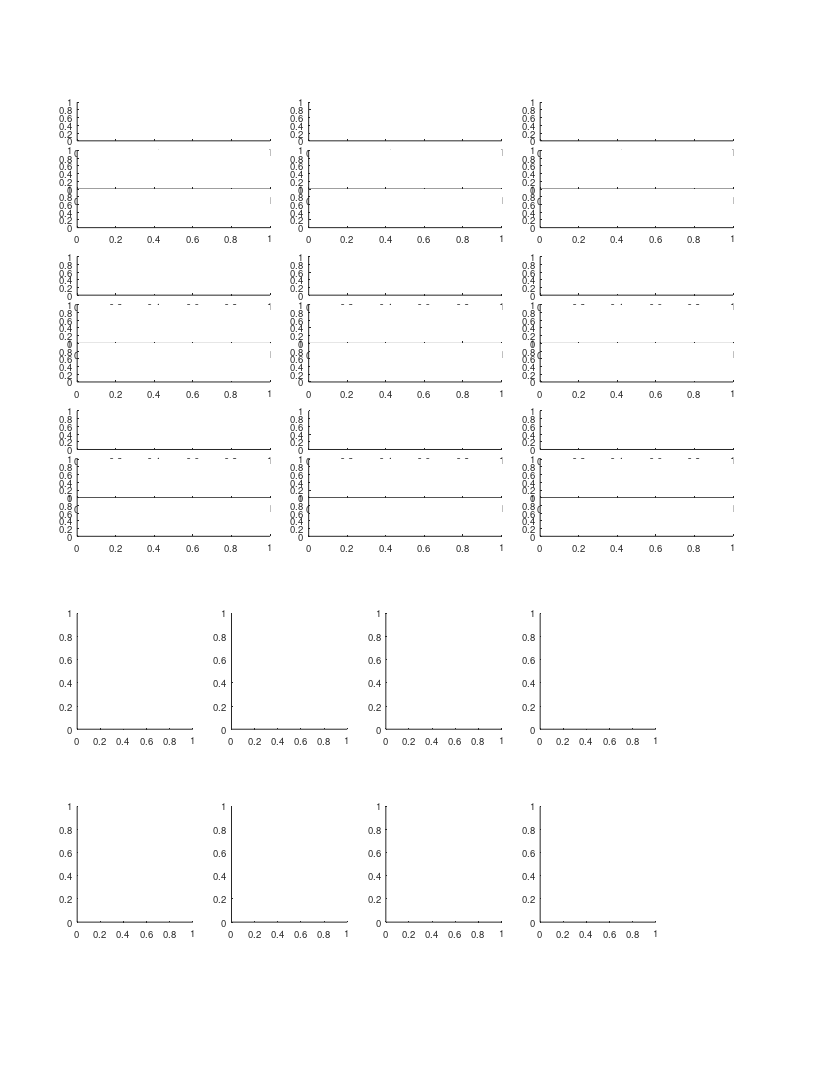

Source code (MATLAB): (Note: this script raises an error after producing the figure.)
%% Large Scale - fig 2 - Behavioral and neural recordings from bats fliying over large spatial scales.

%%
clear 
clc

%% define output files
res_dir = 'L:\paper_figures';
mkdir(res_dir)
fig_name_str = 'fig_2';
fig_caption_str = 'Multi-scale spatial coding with many fields in individual dorsla-CA1 neurons';
log_name_str = [fig_name_str '_log_file' '.txt'];
log_name_str = strrep(log_name_str , ':', '-');
log_name_str = strrep(log_name_str , ' ', '_');
log_name_out = fullfile(res_dir, log_name_str);

%% open log file
diary off
diary(log_name_out)
diary on
disp('Log file');
disp(['created: ', datestr(clock)]);
disp('======================================================');
disp([fig_name_str ':' fig_caption_str]);
disp('======================================================');
disp('');


%% create figure
% figure_size_cm = [21.0 29.7]; % ~A4
figure_size_cm = [21.6 27.9]; % ~US letter
figure ;
% Some WYSIWYG options:
set(gcf,'DefaultAxesFontSize',7);
set(gcf,'DefaultAxesFontName','helvetica');
set(gcf,'DefaultAxesUnits','centimeters');
set(gcf,'PaperType','usletter')
% set(gcf,'PaperType','<custom>');
set(gcf,'PaperUnits','centimeters','PaperPosition',[0 0 figure_size_cm]);
set(gcf,'PaperOrientation','portrait');
set(gcf,'Units','centimeters','Position',get(gcf,'paperPosition')+[0 0 0 0]); % position on screen...
set(gcf, 'Renderer', 'painters');

pause(0.2); % workaround to solve matlab automatically changing the axes positions...

%% create panels
panel_A_size_raster = [5 1];
panel_A_size_FR_map = [5 1];
panel_A_pos = [2 14];
panel_A = [];
for ii=1:3
    for jj=1:3
        offset_x = (ii-1)*6;
        offset_y = (jj-1)*4;
        offset = panel_A_pos + [offset_x offset_y];
        panel_A(ii,jj,1) = axes('position', [offset+[0 2.25] panel_A_size_FR_map]);
        panel_A(ii,jj,2) = axes('position', [offset+[0 1   ] panel_A_size_raster]);
        panel_A(ii,jj,3) = axes('position', [offset+[0 0   ] panel_A_size_raster]);
    end
end
% panel_A = permute(panel_A,[2 1 3]);
panel_A = panel_A(:,3:-1:1,:);
panel_A = reshape(panel_A,[9 3]);

panel_BCDE_size = [3 3];
panel_B = axes('position', [ 2  9 panel_BCDE_size ]);
panel_C = axes('position', [ 6  9 panel_BCDE_size ]);
panel_D = axes('position', [10  9 panel_BCDE_size ]);
panel_E = axes('position', [14  9 panel_BCDE_size ]);

panel_FGH_size = [3 3];
panel_F = axes('position', [2   4 panel_FGH_size ]);
panel_G = axes('position', [6   4 panel_FGH_size ]);
panel_H = axes('position', [10  4 panel_FGH_size ]);
panel_I = axes('position', [14  4 3 3]);

%%
prm = PARAMS_GetAll();

%% FR map + rasters - 9 examples
cell_examples = {
'b0079_d160928_TT2_SS01';
'b0034_d180312_TT4_SS01';
'b0034_d180312_TT3_SS02';
'b0148_d170718_TT4_SS03';
'b0148_d170608_TT4_SS01';
'b0079_d160925_TT2_SS03';
'b0148_d170626_TT4_SS01';
'b0034_d180310_TT4_SS04';
'b0034_d180310_TT4_SS04';
};
for ii_cell = 1:9
    cell_ID = cell_examples{ii_cell};
    cell = cell_load_data(cell_ID,'details','FR_map','fields','stats','FE');
    c = prm.graphics.colors.flight_directions;
    
    % map+fields
    axes(panel_A(ii_cell, 1));
    maps=[cell.FR_map.all];
    x = maps(1).bin_centers;
    y = cat(1,maps.PSTH);
    h=plot(x,y);
    [h.Color] = disperse(c);
    box off
    h=gca;
    h.TickDir = 'out';
    h.XTick = [];
    m = round(max(y(:)));
    h.YTick = [0 m];
    h.YLim = [0 m+1];
    h.XLim = [0 200];
    
    % fields
    for ii_dir=1:2
        fields = cell.fields{ii_dir};
        if isfield(fields,'in_low_speed_area')
            fields([fields.in_low_speed_area])=[];
        end
        for ii_field = 1:length(fields)
            dir_offsets = [-0.1 -0.2];
            [xaf,yaf] = ds2nfu(fields(ii_field).edges_prc, repelem(dir_offsets(ii_dir)*range(h.YLim),2));
            annotation('line',xaf,yaf,'Linewidth', 2, 'Color', c{ii_dir});
        end
    end
    
    % cell details
    text(1,1.05,...
        sprintf('%.1f    %.1f',...
                cell.stats.all.field_largest,...
                cell.stats.all.field_smallest),...
        'Units','normalized','HorizontalAlignment','right','VerticalAlignment','bottom','FontSize',7);
    
    % rasters
    FEs = [cell.FE];
    for ii_dir=1:2
        axes(panel_A(ii_cell, ii_dir+1));
        FE = FEs{ii_dir};
        x = [FE.spikes_pos];
%         y = [FE.spikes_ts];
        [FE.number2] = disperse(1:length(FE));
        y = arrayfun(@(FE)(FE.number2*ones(1,FE.num_spikes)),FE,'UniformOutput',0);
        y = [y{:}];
        plot(x,y,'.','Color',c{ii_dir},'MarkerSize',0.05);
        box off
        h=gca;
        h.YTick = [0 max(y)];
        h.XLim = [0 200];
        switch ii_dir
            case 1
                h.XTick = [];
            case 2
                h.XTick = 0:50:200;
                h.XRuler.TickLabelGapOffset = -2;
                h.TickDir = 'out';
        end
        
    end
end

axes(panel_A(1, 1));
text(-0.15,1.15, 'A', 'Units','normalized','FontWeight','bold');



% % % % % % % % % % % % % % % % % % % % % % % % % % % % % % % % % % % % % % 
%% load population data
prm = PARAMS_GetAll();
cells_t = DS_get_cells_summary();
bats = [79,148,34,9861,2289];
cells_t(~ismember(cells_t.bat, bats ),:) = [];
cells = cellfun(@(c)(cell_load_data(c,'details')), cells_t.cell_ID, 'UniformOutput',0);
cells = [cells{:}];
cells = [cells.details];
cells(~contains({cells.brain_area}, 'CA1')) = [];
cells(~ismember([cells.ClusterQuality], [2])) = [];
cells = cellfun(@(c)(cell_load_data(c,'details','stats')), {cells.cell_ID}, 'UniformOutput',0);
cells = [cells{:}];
cells_details = [cells.details];
cells_ID = {cells_details.cell_ID};
stats = [cells.stats];
stats = [stats.all];
cells_ID([stats.meanFR_all]>prm.inclusion.interneuron_FR_thr)=[];
clear cells stats cells_details cells_t
cells = cellfun(@(c)(cell_load_data(c,'details','stats','meanFR','stats','inclusion','signif','fields','FR_map')), cells_ID, 'UniformOutput',0);
cells = [cells{:}];

%%
axes(panel_B);
hold on
text(-0.15,1.15, 'B', 'Units','normalized','FontWeight','bold');
nFields = nan(2,length(cells));
for ii_dir = 1:2
    for ii_cell = 1:length(cells)
        cell = cells(ii_cell);
        if ~cell.signif(ii_dir).TF
            continue;
        end
        nFields(ii_dir,ii_cell) = cell.stats.dir(ii_dir).field_num;
    end
    h = histogram(nFields(ii_dir,:));
    h.FaceColor = prm.graphics.colors.flight_directions{ii_dir};
end
xlabel({'No. of fields';'per direction'})
ylabel('count')

%%
axes(panel_C);
hold on
text(-0.15,1.15, 'C', 'Units','normalized','FontWeight','bold');
fields_size = [];
for ii_dir = 1:2
    for ii_cell = 1:length(cells)
        cell = cells(ii_cell);
        if ~cell.signif(ii_dir).TF
            continue;
        end
        fields = cell.fields{ii_dir};
        fields_size = [fields_size fields.width_prc];
    end
end
h = histogram(fields_size );
h.FaceColor = 0.5*[1 1 1];
xlabel('Field Size (m)')
ylabel('count')

%%
% figure
axes(panel_D);
hold on
text(-0.15,1.15, 'D', 'Units','normalized','FontWeight','bold');
LS_field_size = nan(2,length(cells));
for ii_cell = 1:length(cells)
    cell = cells(ii_cell);
    if ~all([cell.signif.TF])
        continue;
    end
    LS_field_size(1,ii_cell) = cell.stats.all.field_smallest;
    LS_field_size(2,ii_cell) = cell.stats.all.field_largest;
end
LS_field_size(:,any(isnan(LS_field_size))) = [];
% plot(SL_size,'.-')
% hv = violinplot(LS_field_size',{'Smallest field','Largest field'});
hv = violinplot(LS_field_size');
ha=gca;
ylimits = ha.YLim;
ha.XTickLabel = {};
text([1 2],repelem(ylimits(1)-0.04*diff(ylimits),2),{{'Smallest';'field'},{'Largest';'field'}},...
    'HorizontalAlignment','center','VerticalAlignment','top','FontSize',7);
hs = [hv.ScatterPlot];
[hs.SizeData] = disperse([20 20]);
% xlabel('')
ylabel('Field size (m)')

%%
axes(panel_E);
hold on
text(-0.15,1.15, 'E', 'Units','normalized','FontWeight','bold');
LS_field_ratio_all = nan(1,length(cells));
LS_field_ratio_dir = nan(2,length(cells));
for ii_cell = 1:length(cells)
    cell = cells(ii_cell);
    if ~isempty(cell.stats.all.field_ratio_LS)
        LS_field_ratio_all(ii_cell) = cell.stats.all.field_ratio_LS;
    end
    LS_field_ratio_dir(:,ii_cell) = [cell.stats.dir.field_ratio_LS];
end
LS_field_ratio_dir = LS_field_ratio_dir(:);
LS_field_ratio_dir(isnan(LS_field_ratio_dir)) = [];
LS_field_ratio_all(isnan(LS_field_ratio_all)) = [];
edges = linspace(1,ceil(max(max(LS_field_ratio_all))),9);
clear h
h(1) = histogram(LS_field_ratio_dir);
h(2) = histogram(LS_field_ratio_all);
h(1).BinEdges = edges;
h(2).BinEdges = edges;
% h(1).BinLimits = [1 h(1).BinLimits([2])];
% h(2).BinLimits = [1 h(2).BinLimits([2])];
% h(1).NumBins = 15;
% h.FaceColor = prm.graphics.colors.flight_directions{ii_dir};
% legend({'per cell';'per direction'})
xlabel('Ratio largest/smallest field')
ylabel('Count')

%%
signif = arrayfun(@(x)(x.TF), cat(1,cells.signif));
SI = arrayfun(@(x)([x.dir.SI_bits_spike]), cat(1,cells.stats),'UniformOutput',0);
sparsity = arrayfun(@(x)([x.dir.sparsity]), cat(1,cells.stats),'UniformOutput',0);
SI = cat(1,SI{:});
SI(signif) = nan;
SI = SI(:);
SI(isnan(SI)) = [];
sparsity = cat(1,sparsity{:});
sparsity (signif) = nan;
sparsity = sparsity(:);
sparsity(isnan(sparsity)) = [];

%%
axes(panel_F);
hold on
text(-0.15,1.15, 'F', 'Units','normalized','FontWeight','bold');
h = histogram(SI);
xlabel('Spatial information (bits/spike)')
ylabel('Count')

%%
axes(panel_G);
hold on
text(-0.15,1.15, 'G', 'Units','normalized','FontWeight','bold');
h = histogram(sparsity);
xlabel('sparsity')
ylabel('Count')

%%
axes(panel_H);
hold on
text(-0.15,1.15, 'H', 'Units','normalized','FontWeight','bold');
maps_dir_corr = [];
for ii_cell = 1:length(cells)
        cell = cells(ii_cell);
        maps_dir_corr(ii_cell) = corr(...
             cell.FR_map(1).all.PSTH',...
             cell.FR_map(2).all.PSTH','rows', 'complete');
end
% maps_dir_corr(~all(signif')) = [];
h = histogram(maps_dir_corr);
xlabel('map correlation')
ylabel('Count')

%%
axes(panel_I);
hold on
text(-0.15,1.15, 'I', 'Units','normalized','FontWeight','bold');
distances_all = [];
field_size_diff_all = [];
for ii_cell = 1:length(cells)
    cell = cells(ii_cell);
    for ii_dir = 1:2
        if ~cell.signif(ii_dir).TF
            continue;
        end
        fields = cell.fields{ii_dir};
        distances_all = [distances_all diff([fields.loc])];
        field_size_diff_all = [field_size_diff_all diff([fields.width_prc])];
    end
end
plot(distances_all, abs(field_size_diff_all), 'k.' );
xlabel('Distance between fields (m)')
ylabel('{\Delta} Field size (m)')


%% print/save the figure
fig_name_out = fullfile(res_dir, fig_name_str);
print(gcf, fig_name_out, '-dpdf', '-cmyk', '-painters');
% print(gcf, fig_name_out, '-dtiff', '-cmyk', '-painters');
% saveas(gcf , fig_name_out, 'fig');
disp('figure was successfully saved to pdf/tiff/fig formats');





%%








%%
